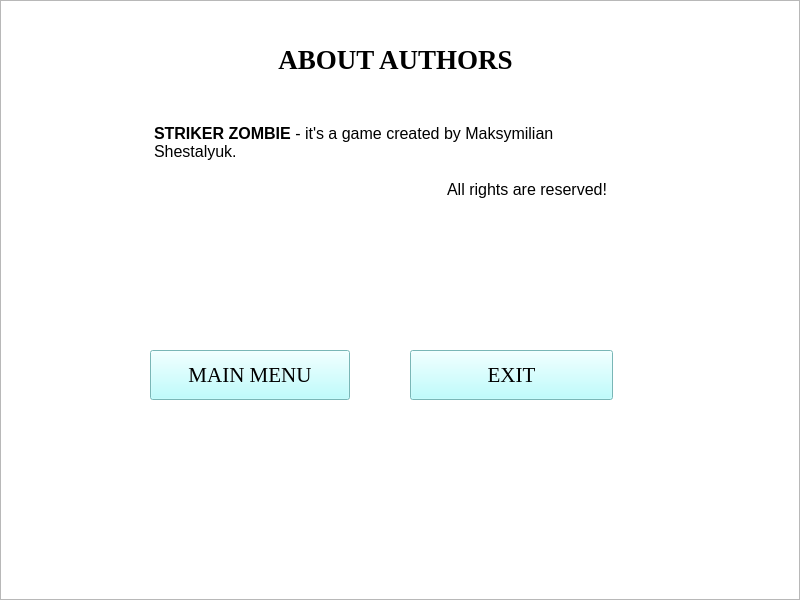
<?xml version="1.0" encoding="UTF-8"?>
<ui version="4.0">
 <class>AboutAuthors</class>
 <widget class="QWidget" name="AboutAuthors">
  <property name="geometry">
   <rect>
    <x>0</x>
    <y>0</y>
    <width>800</width>
    <height>600</height>
   </rect>
  </property>
  <property name="windowTitle">
   <string>ZOMBIE STRIKER - ABOUT</string>
  </property>
  <widget class="QTextBrowser" name="textBrowser">
   <property name="geometry">
    <rect>
     <x>240</x>
     <y>40</y>
     <width>311</width>
     <height>60</height>
    </rect>
   </property>
   <property name="font">
    <font>
     <family>Times New Roman</family>
    </font>
   </property>
   <property name="contextMenuPolicy">
    <enum>Qt::DefaultContextMenu</enum>
   </property>
   <property name="autoFillBackground">
    <bool>true</bool>
   </property>
   <property name="styleSheet">
    <string notr="true">background: transparent;</string>
   </property>
   <property name="frameShape">
    <enum>QFrame::NoFrame</enum>
   </property>
   <property name="frameShadow">
    <enum>QFrame::Sunken</enum>
   </property>
   <property name="html">
    <string>&lt;!DOCTYPE HTML PUBLIC &quot;-//W3C//DTD HTML 4.0//EN&quot; &quot;http://www.w3.org/TR/REC-html40/strict.dtd&quot;&gt;
&lt;html&gt;&lt;head&gt;&lt;meta name=&quot;qrichtext&quot; content=&quot;1&quot; /&gt;&lt;meta charset=&quot;utf-8&quot; /&gt;&lt;style type=&quot;text/css&quot;&gt;
p, li { white-space: pre-wrap; }
hr { height: 1px; border-width: 0; }
li.unchecked::marker { content: &quot;\2610&quot;; }
li.checked::marker { content: &quot;\2612&quot;; }
&lt;/style&gt;&lt;/head&gt;&lt;body style=&quot; font-family:'Times New Roman'; font-size:9pt; font-weight:400; font-style:normal;&quot;&gt;
&lt;p align=&quot;center&quot; style=&quot; margin-top:0px; margin-bottom:0px; margin-left:0px; margin-right:0px; -qt-block-indent:0; text-indent:0px;&quot;&gt;&lt;span style=&quot; font-size:20pt; font-weight:700;&quot;&gt;ABOUT AUTHORS&lt;/span&gt;&lt;/p&gt;&lt;/body&gt;&lt;/html&gt;</string>
   </property>
  </widget>
  <widget class="QPushButton" name="pushButton_3">
   <property name="geometry">
    <rect>
     <x>150</x>
     <y>350</y>
     <width>200</width>
     <height>50</height>
    </rect>
   </property>
   <property name="font">
    <font>
     <family>Times New Roman</family>
     <pointsize>16</pointsize>
    </font>
   </property>
   <property name="autoFillBackground">
    <bool>false</bool>
   </property>
   <property name="styleSheet">
    <string notr="true">border-color: rgb(0, 0, 0);
background-color: rgb(170, 255, 255);
selection-background-color: rgb(0, 255, 255);</string>
   </property>
   <property name="text">
    <string>MAIN MENU</string>
   </property>
  </widget>
  <widget class="QPushButton" name="pushButton_4">
   <property name="geometry">
    <rect>
     <x>410</x>
     <y>350</y>
     <width>203</width>
     <height>50</height>
    </rect>
   </property>
   <property name="font">
    <font>
     <family>Times New Roman</family>
     <pointsize>16</pointsize>
    </font>
   </property>
   <property name="styleSheet">
    <string notr="true">border-color: rgb(0, 0, 0);
background-color: rgb(170, 255, 255);</string>
   </property>
   <property name="text">
    <string>EXIT</string>
   </property>
  </widget>
  <widget class="QTextBrowser" name="textBrowser_2">
   <property name="geometry">
    <rect>
     <x>150</x>
     <y>120</y>
     <width>461</width>
     <height>181</height>
    </rect>
   </property>
   <property name="styleSheet">
    <string notr="true">background: transparent;</string>
   </property>
   <property name="frameShape">
    <enum>QFrame::NoFrame</enum>
   </property>
   <property name="html">
    <string>&lt;!DOCTYPE HTML PUBLIC &quot;-//W3C//DTD HTML 4.0//EN&quot; &quot;http://www.w3.org/TR/REC-html40/strict.dtd&quot;&gt;
&lt;html&gt;&lt;head&gt;&lt;meta name=&quot;qrichtext&quot; content=&quot;1&quot; /&gt;&lt;meta charset=&quot;utf-8&quot; /&gt;&lt;style type=&quot;text/css&quot;&gt;
p, li { white-space: pre-wrap; }
hr { height: 1px; border-width: 0; }
li.unchecked::marker { content: &quot;\2610&quot;; }
li.checked::marker { content: &quot;\2612&quot;; }
&lt;/style&gt;&lt;/head&gt;&lt;body style=&quot; font-family:'Segoe UI'; font-size:9pt; font-weight:400; font-style:normal;&quot;&gt;
&lt;p style=&quot; margin-top:0px; margin-bottom:0px; margin-left:0px; margin-right:0px; -qt-block-indent:0; text-indent:0px;&quot;&gt;&lt;span style=&quot; font-size:12pt; font-weight:700; color:#000000;&quot;&gt;STRIKER ZOMBIE&lt;/span&gt;&lt;span style=&quot; font-size:12pt; color:#000000;&quot;&gt; - it's a game created by Maksymilian Shestalyuk.&lt;/span&gt;&lt;/p&gt;
&lt;p style=&quot;-qt-paragraph-type:empty; margin-top:0px; margin-bottom:0px; margin-left:0px; margin-right:0px; -qt-block-indent:0; text-indent:0px; font-size:12pt; color:#000000;&quot;&gt;&lt;br /&gt;&lt;/p&gt;
&lt;p align=&quot;right&quot; style=&quot; margin-top:0px; margin-bottom:0px; margin-left:0px; margin-right:0px; -qt-block-indent:0; text-indent:0px;&quot;&gt;&lt;span style=&quot; font-size:12pt; color:#000000;&quot;&gt;All rights are reserved!&lt;/span&gt;&lt;/p&gt;&lt;/body&gt;&lt;/html&gt;</string>
   </property>
  </widget>
  <widget class="QTextBrowser" name="textBrowser">
   <property name="geometry">
    <rect>
     <x>0</x>
     <y>0</y>
     <width>800</width>
     <height>600</height>
    </rect>
   </property>
   <property name="sizePolicy">
    <sizepolicy hsizetype="Fixed" vsizetype="Fixed">
     <horstretch>0</horstretch>
     <verstretch>0</verstretch>
    </sizepolicy>
   </property>
   <property name="styleSheet">
    <string notr="true">background-image: url(:/images/images/bg_menu.jpg);</string>
   </property>
  </widget>
  <zorder>textBrowser</zorder>
  <zorder>textBrowser</zorder>
  <zorder>pushButton_3</zorder>
  <zorder>pushButton_4</zorder>
  <zorder>textBrowser_2</zorder>
 </widget>
 <resources/>
 <connections/>
</ui>
